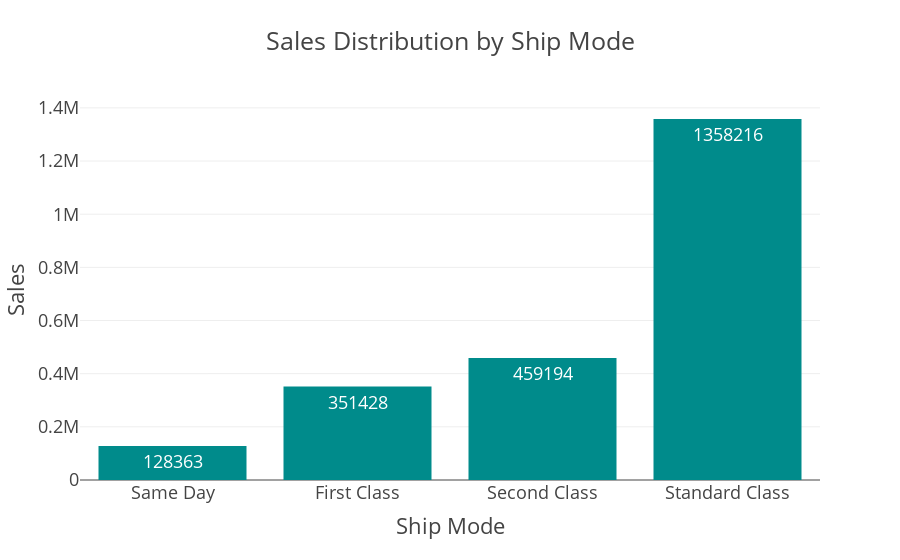

This figure's notebook cell:
### Code cell
fig = px.bar(sales_by_sub_ship, 
             x='Ship Mode', 
              y='Sales', title='Sales Distribution by Ship Mode', 
             color_discrete_sequence=['darkcyan'],
             orientation='v',
             text='Sales'
            )
fig.update_traces(texttemplate='%{y:.0f}', textposition = 'inside')
fig.update_layout(template="presentation", paper_bgcolor="rgba(0, 0, 0, 0)", plot_bgcolor ="rgba(0, 0, 0, 0)",)
fig.show()
fig.write_image(os.path.join(results_dir,'sales_distribution_shipmode_bar_plot.jpg'))
fig.write_image(os.path.join(results_dir,'sales_distribution_shipmode_bar_plot.png'))
fig.write_html(os.path.join(results_dir,'sales_distribution_shipmode_bar_plot.html'))

### Figure 1 — Plotly figure (JSON) as saved in the notebook; plotly's stock layout.template omitted (floating-point values rounded to 4 significant figures)
{"data": [{"hovertemplate": "Ship Mode=%{x}<br>Sales=%{text}<extra></extra>", "legendgroup": "", "marker": {"color": "darkcyan", "pattern": {"shape": ""}}, "name": "", "orientation": "v", "showlegend": false, "text": [128400.0, 351400.0, 459200.0, 1358000.0], "textposition": "inside", "texttemplate": "%{y:.0f}", "type": "bar", "x": ["Same Day", "First Class", "Second Class", "Standard Class"], "xaxis": "x", "y": [128400.0, 351400.0, 459200.0, 1358000.0], "yaxis": "y"}], "layout": {"autosize": true, "barmode": "relative", "legend": {"tracegroupgap": 0}, "paper_bgcolor": "rgba(0, 0, 0, 0)", "plot_bgcolor": "rgba(0, 0, 0, 0)", "title": {"text": "Sales Distribution by Ship Mode"}, "xaxis": {"anchor": "y", "autorange": true, "domain": [0, 1], "range": [-0.5, 3.5], "title": {"text": "Ship Mode"}, "type": "category"}, "yaxis": {"anchor": "x", "autorange": true, "domain": [0, 1], "range": [0, 1430000.0], "title": {"text": "Sales"}, "type": "linear"}}}
